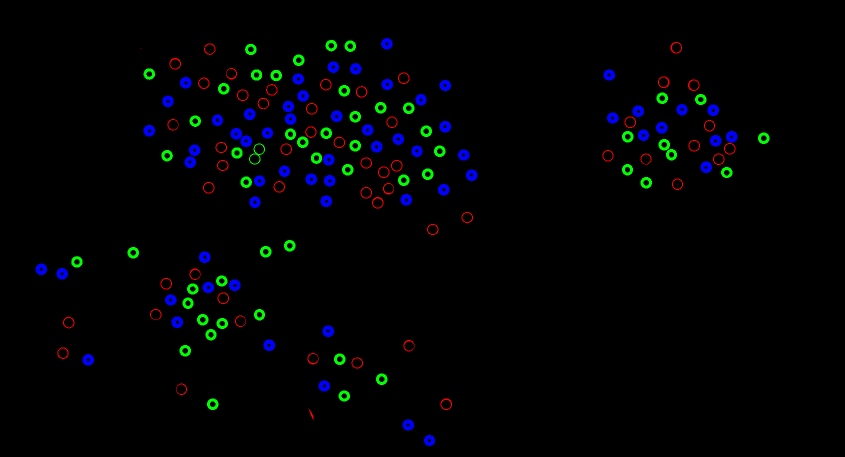
#> input picture black_bubbles_3.png, 1689 x 914 px, found by its file name (shown at 1/2 size)
$ jupyter execute Count_cells.ipynb   (older library calls are emulated)
#> lines starting #> are read from the running program, lines starting #| are printed output that depends on the picture; after the words box and inside, x2 and y2 are one past the last pixel; in counts of white or black regions, pixels touching at a corner belong together
[cell 1]
import cv2
import numpy as np
import matplotlib.pyplot as plt

### detecting number of components in tissue area and seperating cells based on the size

[cell 2]
img = cv2.imread(r'images\black_bubbles_3.png')
#> img is the input picture: shape (914, 1689, 3); mean B, G, R 3.7, 2.7, 1.1
gray = cv2.cvtColor(img, cv2.COLOR_BGR2GRAY)
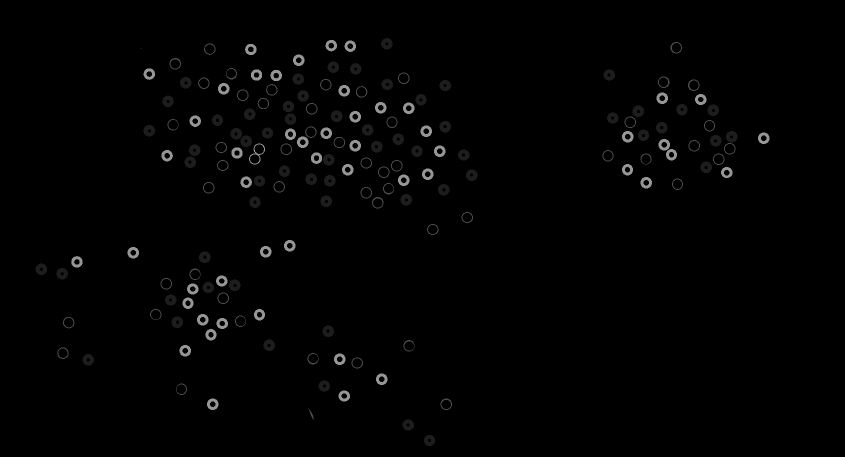
#> gray: shape (914, 1689) (shown at 1/2 size); min 0, max 150, mean 2.4

[cell 3]
# binarize the image
ret, bw = cv2.threshold(gray, 0, 255, cv2.THRESH_BINARY_INV+cv2.THRESH_OTSU)
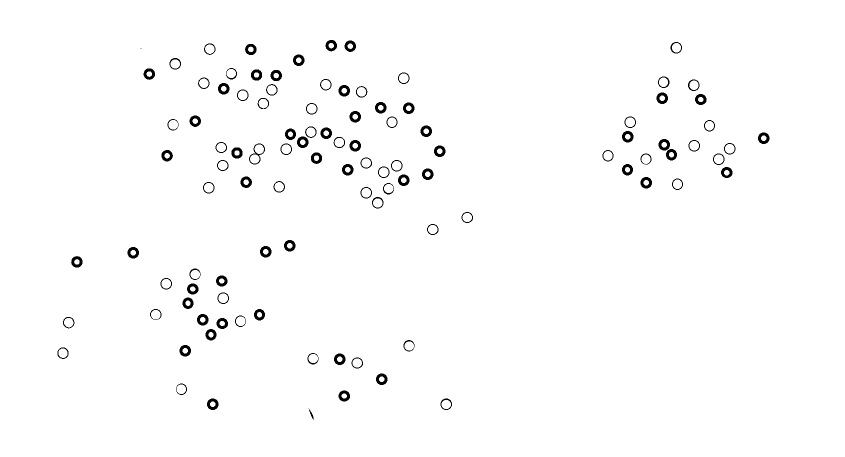
#> bw: shape (914, 1689) (shown at 1/2 size); 98.5% white; 105 black regions (1 under 20 px), largest, box (x1, y1, x2, y2) and area: (586, 109, 609, 132) 324, (436, 166, 459, 189) 324, (677, 170, 700, 193) 324
#> ret = 29

[cell 4]
# find connected components
connectivity = 4
num_cell_type1 = 0
num_cell_type2 = 0
num_cell_type3 = 0

nb_components, output, stats, centroids = cv2.connectedComponentsWithStats(bw, connectivity, cv2.CV_32S)
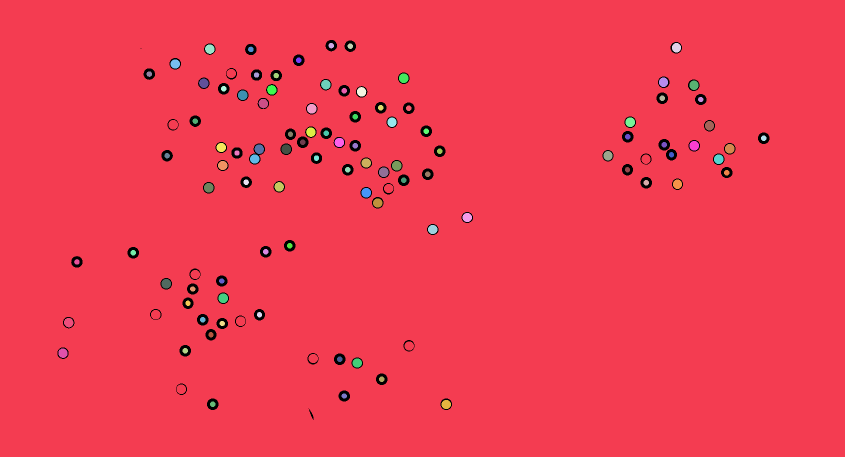
#> output: shape (914, 1689) int32 (shown at 1/2 size); 96 distinct labels, from 0 to 95; one colour per label, 0 black
#> nb_components = 96; stats = 96 rows, first 6: [115, 80, 1424, 760, 23056], [0, 0, 1689, 914, 1503762], [657, 86, 11, 11, 95], [695, 87, 11, 11, 95], [1344, 86, 18, 19, 274], [410, 89, 19, 19, 283]; centroids = 96 pairs, first value 125.4 to 1527, second value 90.83 to 808.5
sizes = stats[1:, -1]; nb_components = nb_components - 1
#> after `sizes = stats[1:, -1]`: sizes = 95 values, max 1503762 at index 0, min 88 at index 22, mean 16007.3
#> after `nb_components = nb_components - 1`: nb_components = 95
print("# of cells:",nb_components)
#| # of cells: 95
min_size = 500 #threshhold value for objects in scene
img2 = np.zeros((img.shape), np.uint8)
img_label = np.zeros((img.shape[0],img.shape[1],1), np.uint8)

for i in range(0, nb_components):
    if sizes[i] <= 150: #to identify your objects
        color = [255,0,0]
        value = 2
        num_cell_type2+=1
    elif sizes[i] >150 and sizes[i]<350:
        color = [0,255,0]
        value = 1
        num_cell_type1+=1
    elif sizes[i] >=350 and sizes[i]<500:
        color = [0,0,255]
        value = 3
        num_cell_type3+=1
    else:#background
        color = [0,0,0]
        value = 0
    # draw the bounding rectangele around each object
    cv2.rectangle(img2, (stats[i][0],stats[i][1]),(stats[i][0]+stats[i][2],stats[i][1]+stats[i][3]), color, 2)
    img2[output == i + 1] = color
    img_label[output == i + 1] = value
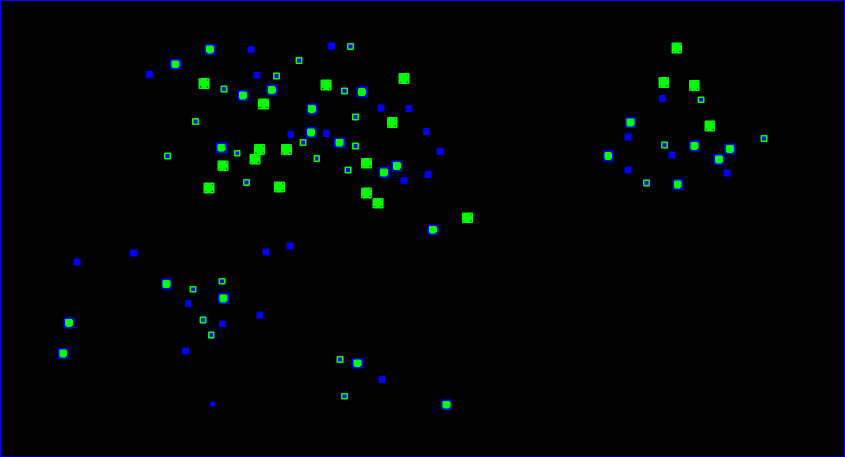
#> img2: shape (914, 1689, 3) (shown at 1/2 size); mean of channels 0, 1, 2 3.2, 2.9, 0; drawn as B, G, R
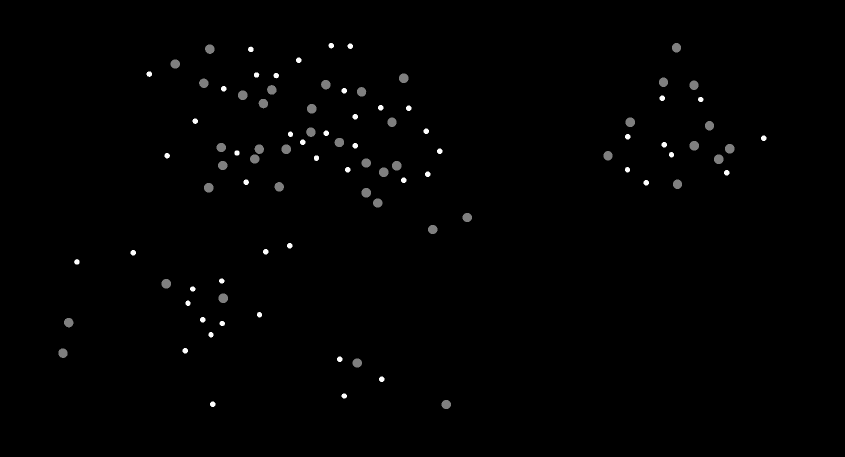
#> img_label: shape (914, 1689, 1) (shown at 1/2 size); min 0, max 2, mean 0.0141; drawn with min black and max white
#> after the loop, num_cell_type1 = 43; num_cell_type2 = 51; num_cell_type3 = 0

print('num_cell_type1 :%d,\nnum_cell_type2 : %d,\nnum_cell_type3 :%d'%(num_cell_type1,num_cell_type2,num_cell_type3))
#| num_cell_type1 :43,
#| num_cell_type2 : 51,
#| num_cell_type3 :0

$ run again, with black_bubbles_1.png copied over black_bubbles_3.png
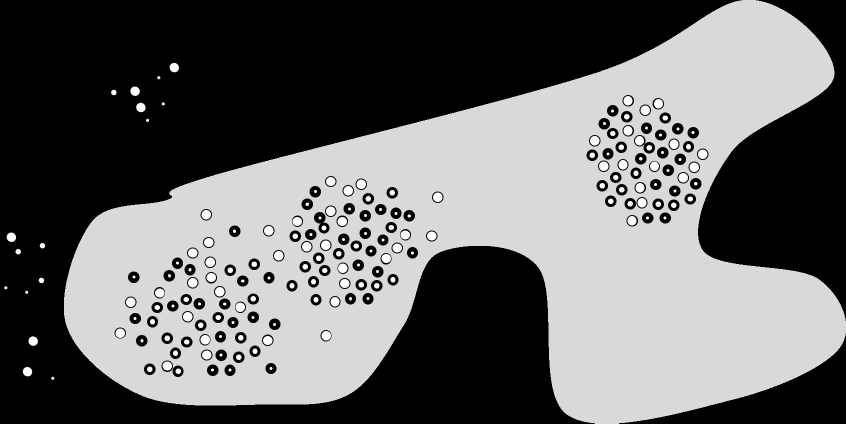
#> input picture black_bubbles_1.png, 1692 x 847 px, found by its file name (shown at 1/2 size)
#> img is the input picture: shape (847, 1692, 3); min 0, max 255, mean 104
#> `ret, bw = cv2.threshold(gray, 0, 255, cv2.THRESH_BINARY_INV+cv2.THRESH..`:
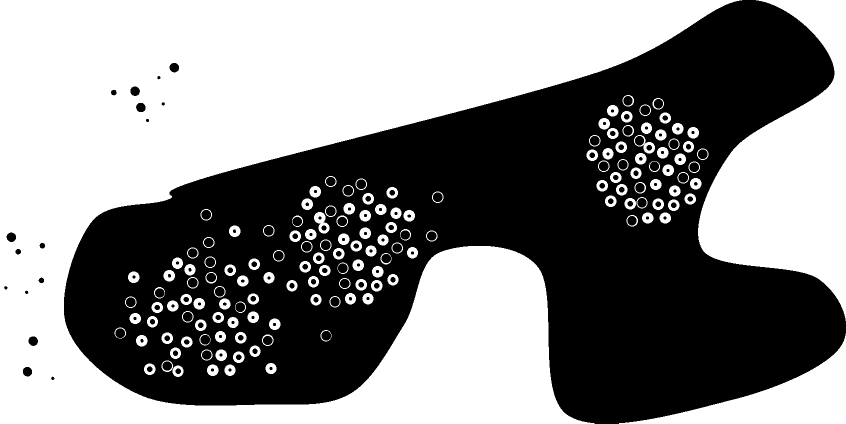
#> bw: shape (847, 1692) (shown at 1/2 size); 52.3% white; 160 black regions, largest, box (x1, y1, x2, y2) and area: (128, 0, 1692, 847) 663172, (1281, 211, 1300, 230) 293, (1180, 272, 1199, 291) 293
#> ret = 109
#> output: shape (847, 1692) int32; 155 distinct labels, from 0 to 154
#> `nb_components, output, stats, centroids = cv2.connectedComponentsWithS..`: nb_components = 155; stats = 155 rows, first 6: [8, 0, 1684, 847, 683283], [0, 0, 1484, 847, 586950], [1396, 0, 296, 642, 95272], [1245, 190, 23, 23, 147], [1305, 196, 23, 23, 147], [1279, 209, 23, 23, 128]; centroids = 155 pairs, first value 240.2 to 1579.6, second value 201 to 801.6
#> sizes = 154 values, max 586950 at index 0, min 105 at index 94, mean 4869.1
#> `nb_components = nb_components - 1`: nb_components = 154
#| # of cells: 154
#> after the loop `for i in range(0, nb_components):`:
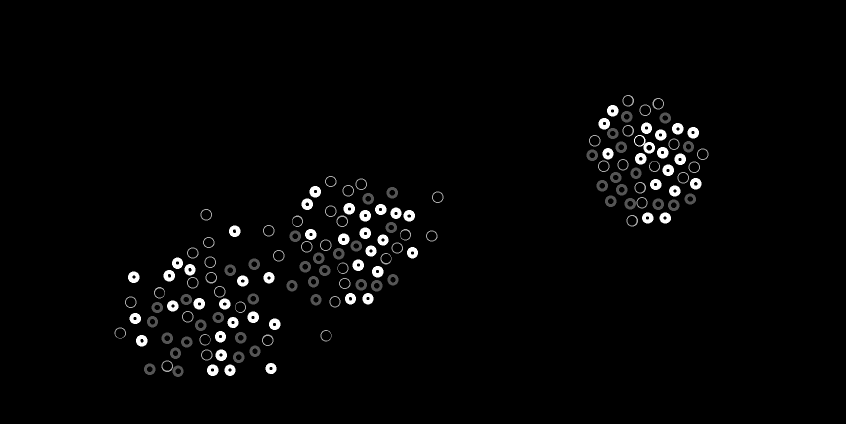
#> img_label: shape (847, 1692, 1) (shown at 1/2 size); min 0, max 3, mean 0.0618; drawn with min black and max white
#> after the loop `for i in range(0, nb_components):`: num_cell_type1 = 46; num_cell_type2 = 50; num_cell_type3 = 54
#| num_cell_type1 :46,
#| num_cell_type2 : 50,
#| num_cell_type3 :54

$ run again, with black_bubbles_2.png copied over black_bubbles_3.png
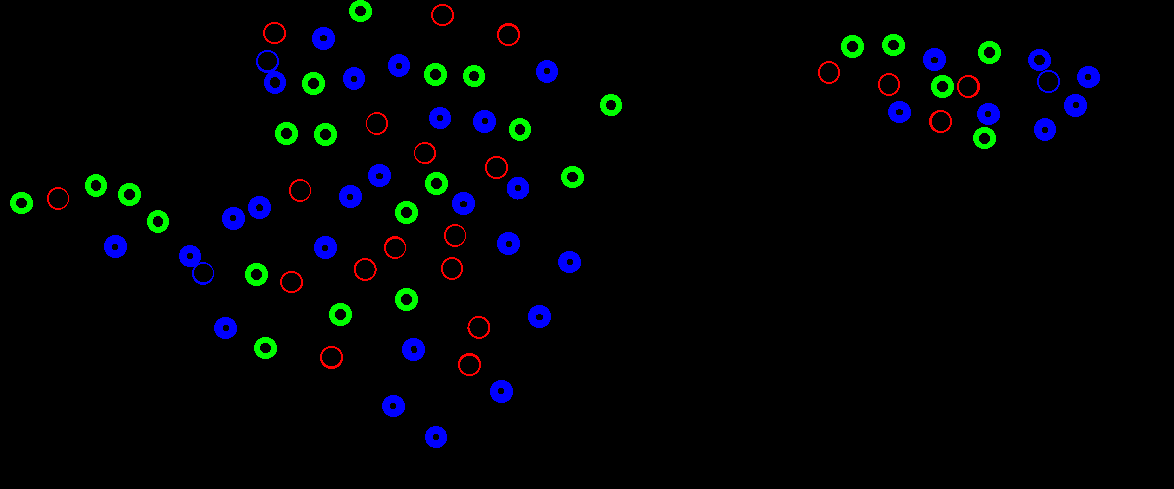
#> input picture black_bubbles_2.png, 1174 x 489 px, found by its file name
#> img is the input picture: shape (489, 1174, 3); mean B, G, R 5.3, 3.4, 1.1
#> `ret, bw = cv2.threshold(gray, 0, 255, cv2.THRESH_BINARY_INV+cv2.THRESH..`:
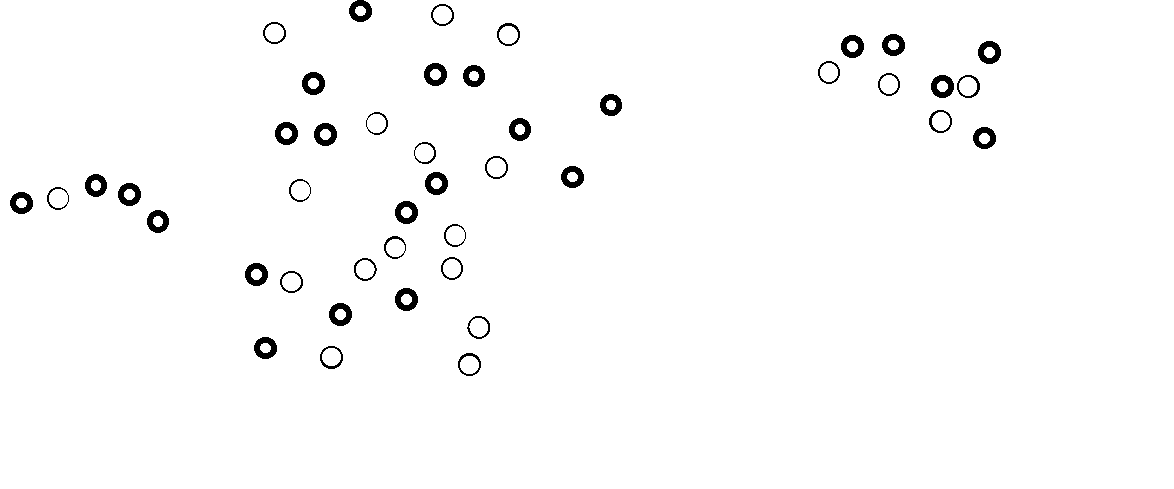
#> bw: shape (489, 1174); 98.2% white; 44 black regions, largest, box (x1, y1, x2, y2) and area: (841, 35, 864, 58) 324, (978, 41, 1001, 64) 324, (424, 63, 447, 86) 324
#> ret = 29
#> output: shape (489, 1174) int32; 40 distinct labels, from 0 to 39
#> `nb_components, output, stats, centroids = cv2.connectedComponentsWithS..`: nb_components = 40; stats = 40 rows, first 6: [10, 0, 991, 376, 10145], [0, 0, 1174, 489, 557850], [355, 6, 11, 10, 88], [433, 6, 19, 18, 274], [265, 24, 19, 18, 274], [499, 26, 19, 18, 274]; centroids = 40 pairs, first value 21 to 989, second value 10.5 to 364.5
#> sizes = 39 values, max 557850 at index 0, min 81 at index 10, mean 14460
#> `nb_components = nb_components - 1`: nb_components = 39
#| # of cells: 39
#> after the loop `for i in range(0, nb_components):`:
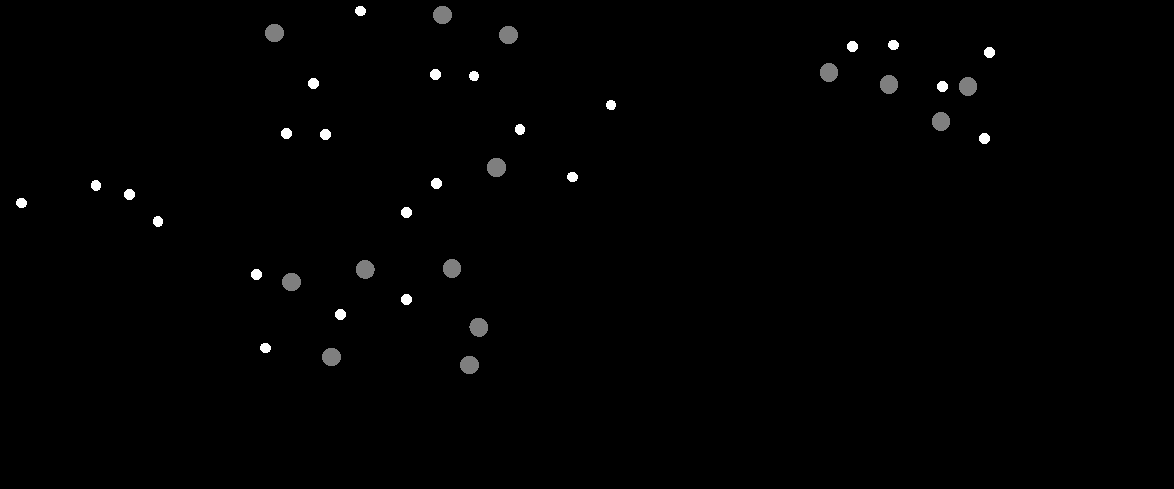
#> img_label: shape (489, 1174, 1); min 0, max 2, mean 0.0145; drawn with min black and max white
#> after the loop `for i in range(0, nb_components):`: num_cell_type1 = 14; num_cell_type2 = 24; num_cell_type3 = 0
#| num_cell_type1 :14,
#| num_cell_type2 : 24,
#| num_cell_type3 :0
